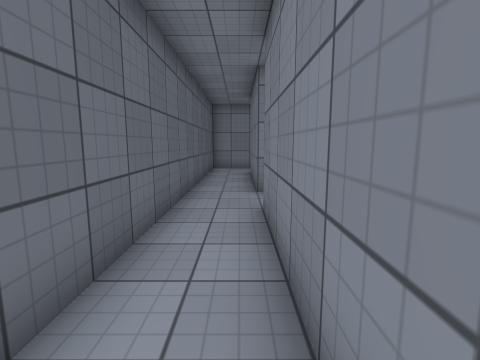
View 1 (above)

24 first-person views from a walk through a scene from a Unity 3-D project. The camera is 1.4 m above the floor, tilts 8° down and sees 85° across. The floor is counted in squares, 1 m on a side. Each view is taken from the middle of a square. On the plan, view 1 faces up. The plan holds only what a view shows up to about 13 squares ahead; the rest is blank. The place goes on beyond the plan. The player character is not drawn. Surface patterns are stand-ins for the level's own textures.

View 2
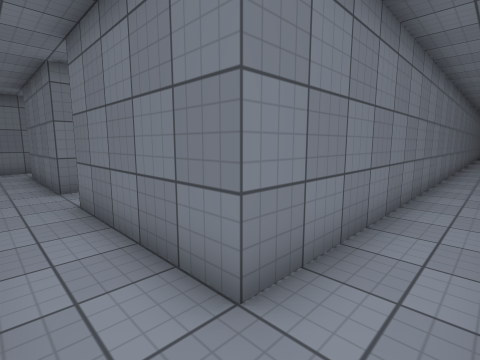

View 3
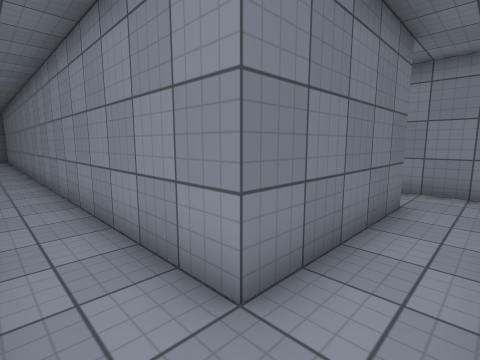

View 4
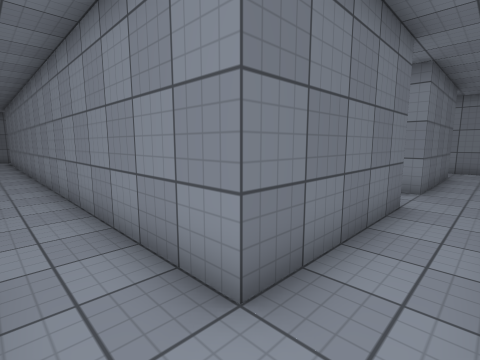

View 5
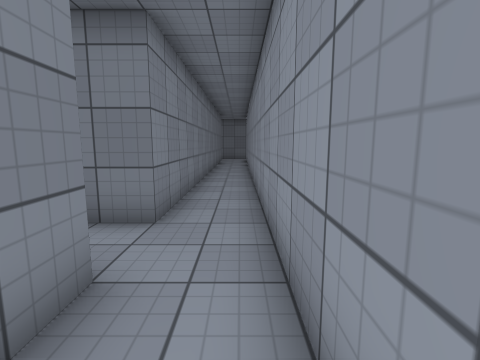

View 6
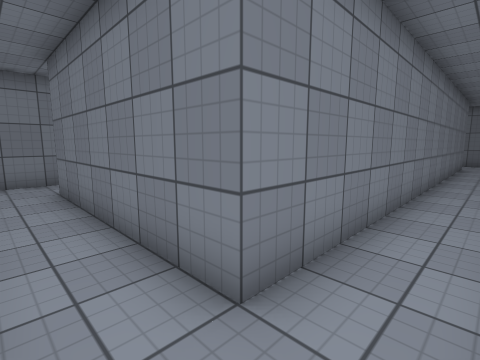

View 7
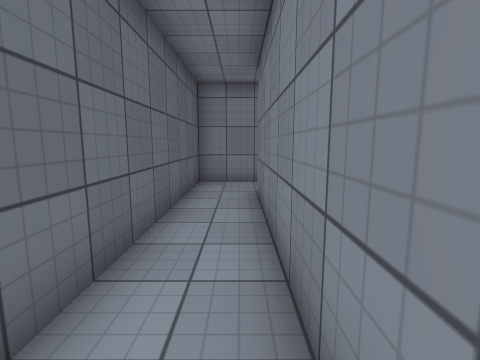

View 8
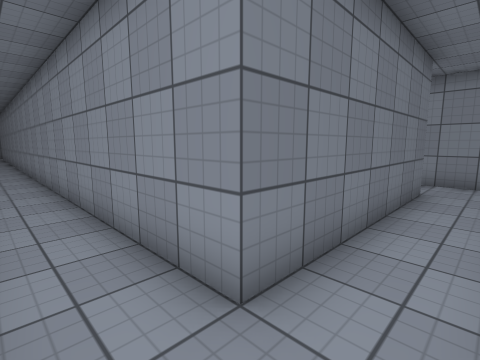

View 9
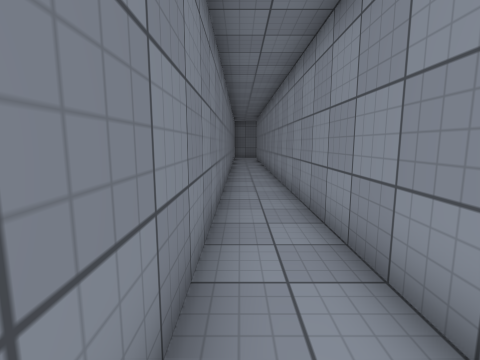

View 10
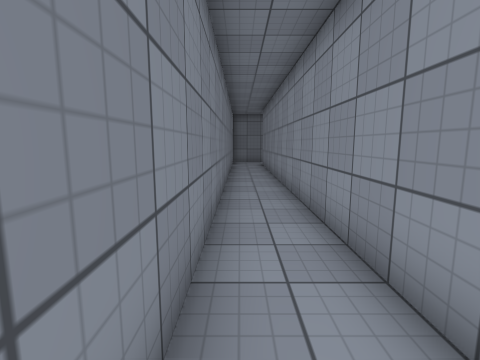

View 11
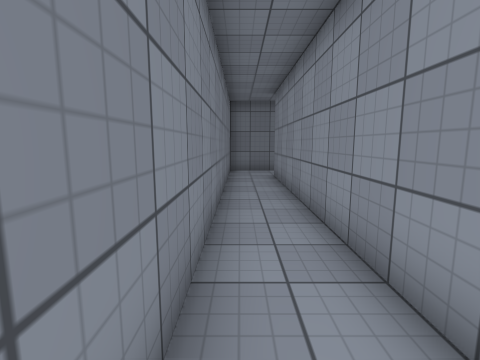

View 12
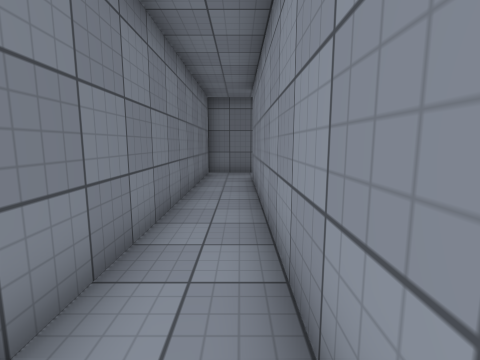

View 13
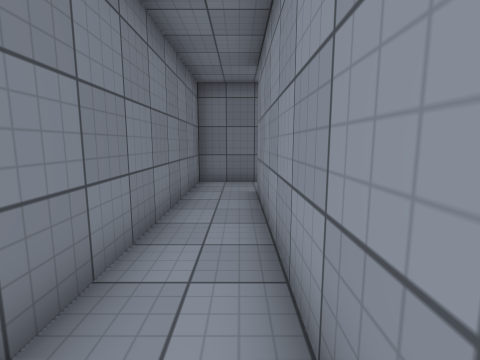

View 14
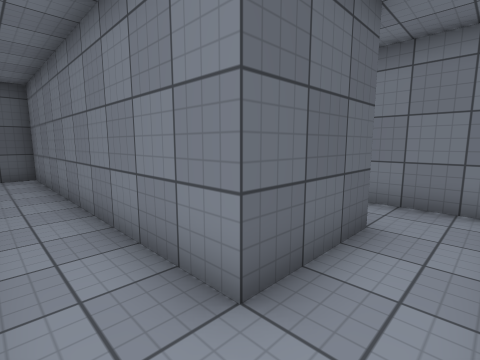

View 15
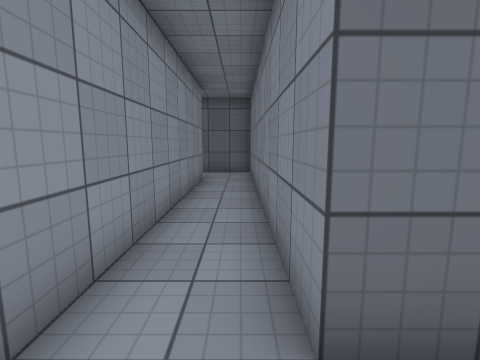

View 16
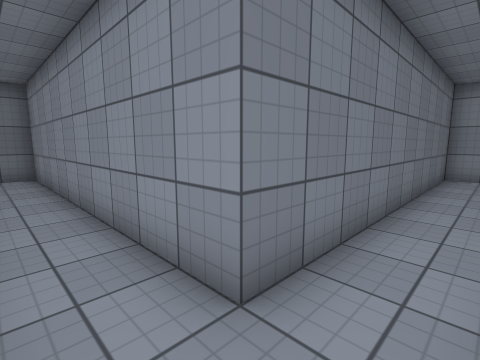

View 17
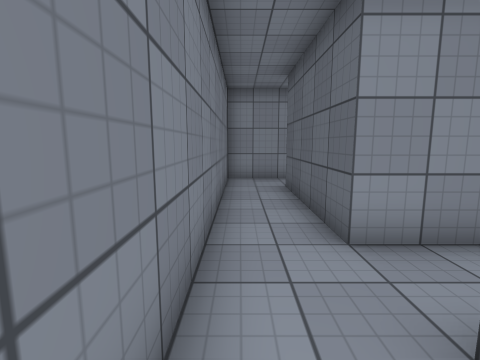

View 18
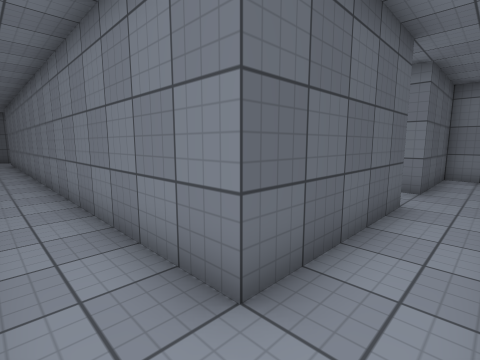

View 19
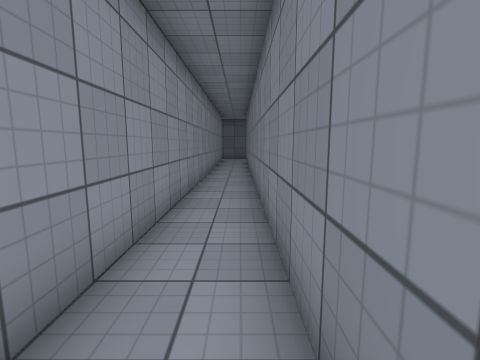

View 20
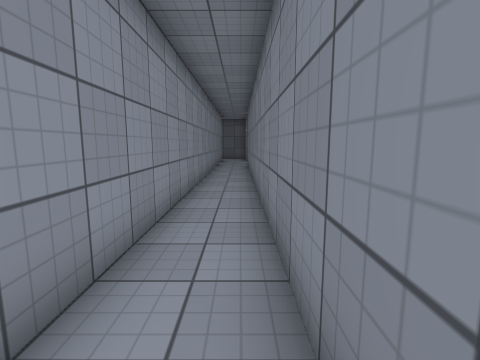

View 21
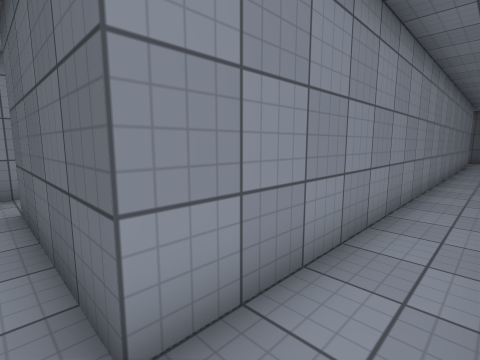

View 22
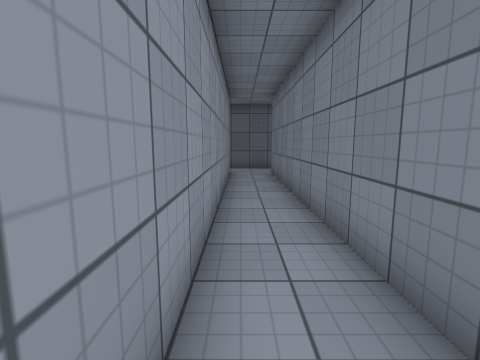

View 23
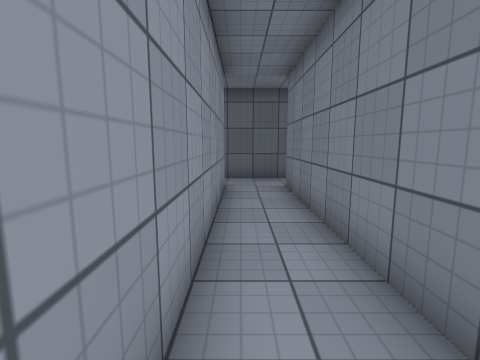

View 24
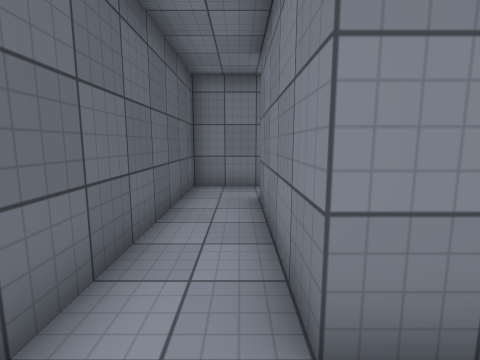

### Floor plan
Points are (right, up) in squares from view 1. A wall is a line through its corners. A room is listed if a view was taken in it or the views show most of it. See-through windows are left out.
Room 1 (views 1, 2, 3, 4, 5, 6, 7, 8, 9, 10, 11, 12, 13, 14, 15, 16, 17, 18, 19, 20, 21, 22, 23, 24)
walls: (21.5, 12.5) (21.5, 7.5) (0.5, 7.5) (0.5, 12.5) (21.5, 12.5); (21.5, 14.5) (4.5, 14.5) (4.5, 21.5) (32.5, 21.5) (32.5, 18.5) (21.5, 18.5) (21.5, 14.5); (16.1, 0.5) (0.5, 0.5) (0.5, 5.5) (23.5, 5.5) (23.5, 16.5) (34.5, 16.5) (34.5, 17.5); (2.5, 14.5) (-1.5, 14.5) (-1.5, 1.5); (4.9, 23.5) (2.5, 23.5) (2.5, 15.5); (34.5, 21.2) (34.5, 23.5) (9.4, 23.5); (-0.8, -1.5) (1, -1.5)

Positions as (right, up) in squares from view 1, and headings:
1: (0, 0), facing up
2: (-1, -1), facing up-right
3: (-1, 7), facing down-right
4: (-1, 14), facing down-right
5: (0, 13), facing right
6: (3, 13), facing up-right
7: (4, 14), facing up
8: (3, 23), facing down-right
9: (9, 23), facing right
10: (15, 23), facing right
11: (21, 23), facing right
12: (22, 22), facing right
13: (25, 22), facing right
14: (34, 17), facing up-left
15: (34, 18), facing left
16: (22, 18), facing down-right
17: (23, 16), facing down
18: (23, 6), facing up-left
19: (22, 7), facing left
20: (22, 14), facing left
21: (22, 14), facing down-left
22: (13, 6), facing left
23: (9, 6), facing left
24: (0, 6), facing up
